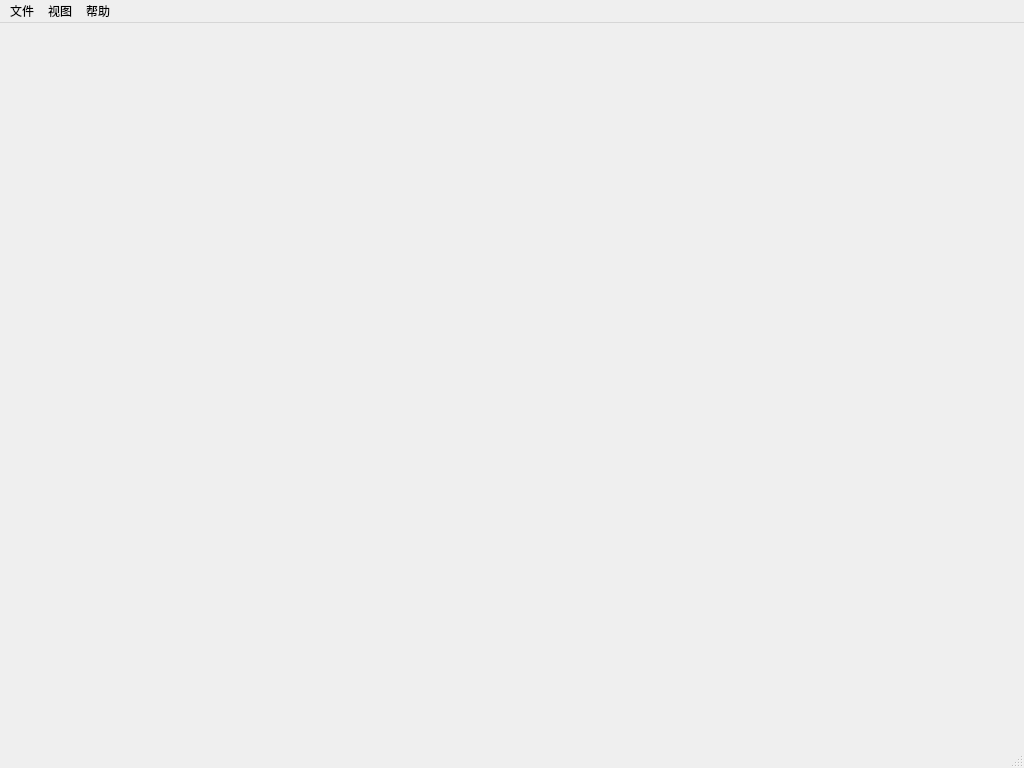
<?xml version="1.0" encoding="UTF-8"?>
<ui version="4.0">
 <class>MainWindow</class>
 <widget class="QMainWindow" name="MainWindow">
  <property name="geometry">
   <rect>
    <x>0</x>
    <y>0</y>
    <width>1024</width>
    <height>768</height>
   </rect>
  </property>
  <property name="windowTitle">
   <string>证券行情客户端</string>
  </property>
  <widget class="QWidget" name="centralwidget"/>
  <widget class="QMenuBar" name="menubar">
   <property name="geometry">
    <rect>
     <x>0</x>
     <y>0</y>
     <width>1024</width>
     <height>21</height>
    </rect>
   </property>
   <widget class="QMenu" name="menu_File">
    <property name="title">
     <string>文件</string>
    </property>
    <addaction name="action_Exit"/>
   </widget>
   <widget class="QMenu" name="menu_View">
    <property name="title">
     <string>视图</string>
    </property>
    <addaction name="action_Refresh"/>
   </widget>
   <widget class="QMenu" name="menu_Help">
    <property name="title">
     <string>帮助</string>
    </property>
    <addaction name="action_About"/>
   </widget>
   <addaction name="menu_File"/>
   <addaction name="menu_View"/>
   <addaction name="menu_Help"/>
  </widget>
  <widget class="QStatusBar" name="statusbar"/>
  <action name="action_Exit">
   <property name="text">
    <string>退出</string>
   </property>
  </action>
  <action name="action_Refresh">
   <property name="text">
    <string>刷新</string>
   </property>
  </action>
  <action name="action_About">
   <property name="text">
    <string>关于</string>
   </property>
  </action>
 </widget>
 <resources/>
 <connections/>
</ui> 
